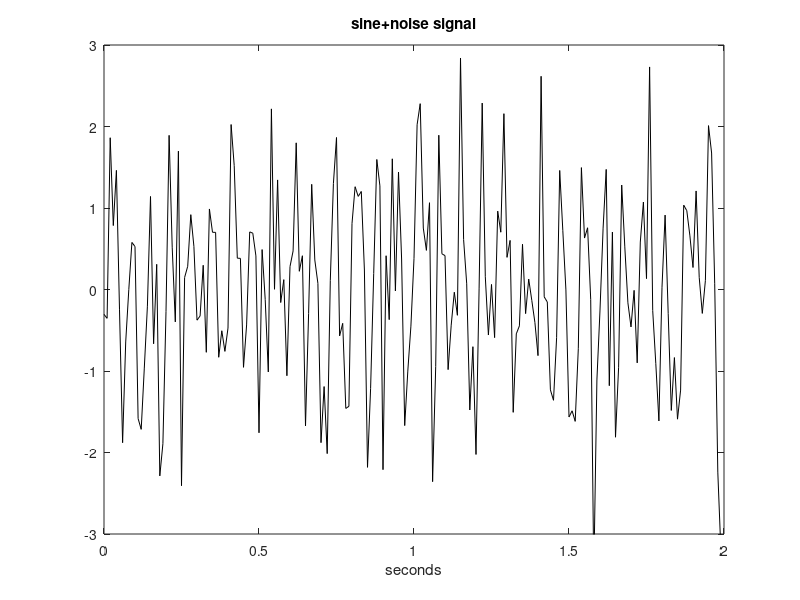

The MATLAB script that drew this image:
% The sine+noise signal
fs=100;                         %sampling frequency in Hz
tiv=1/fs;                       %time interval between samples;
t=0:tiv:(2-tiv);                %time intervals set (200 values)
N=length(t);                    %number of data points
yr=randn(N,1);                  %random signal data set
ys=sin(15*2*pi*t);              %sinusoidal signal (15 Hz)
y=ys+yr';                       %the signal+noise
plot(t,y,'k');                  %plots sine+noise
axis([0 2 -3 3]);
xlabel('seconds'); 
title('sine+noise signal');
